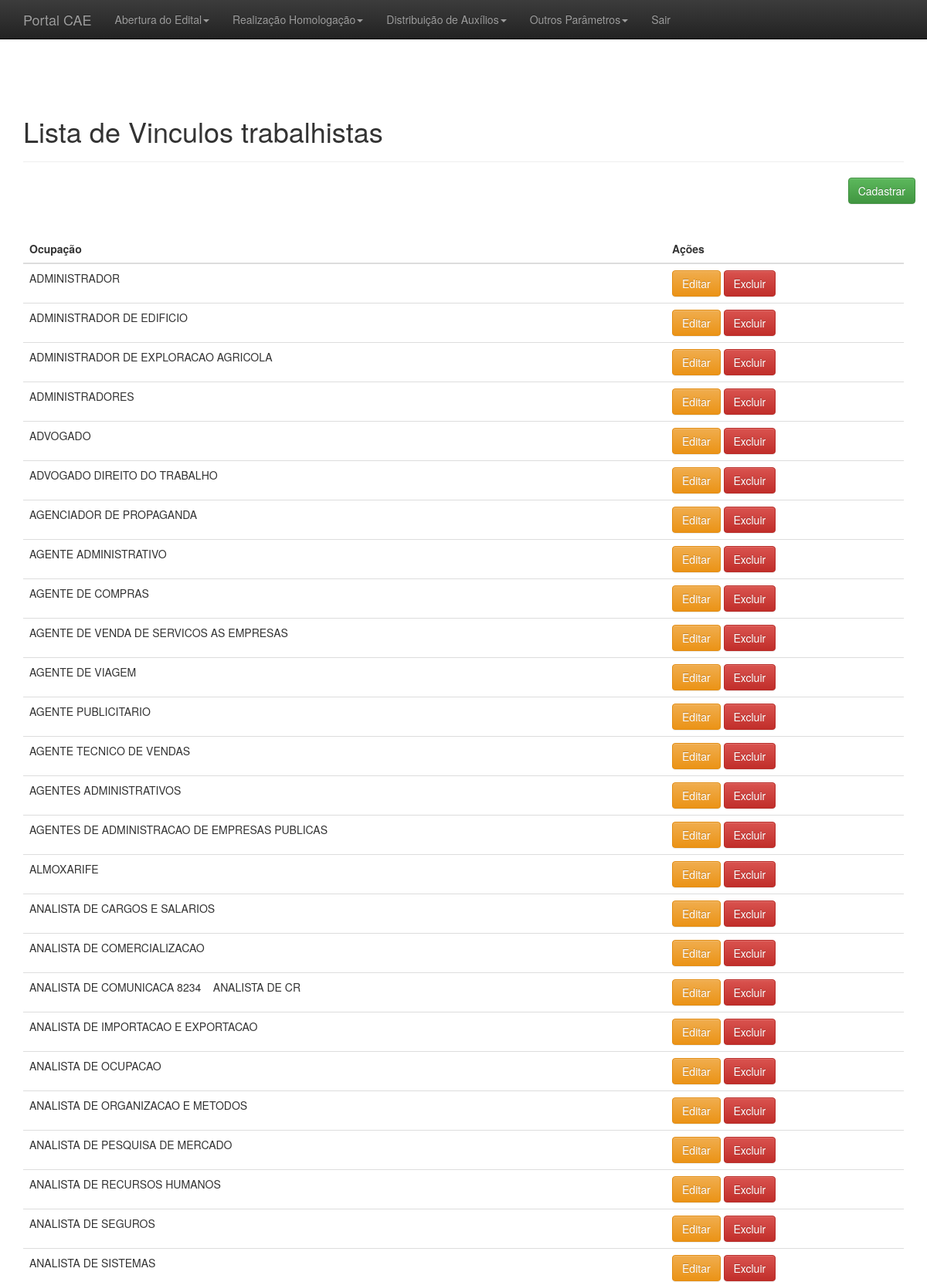
The app's page /adm/listar_vinculotrabalhista.php (upper part) with its own data.
### tables this page shows
CREATE TABLE `vinculotrabalhista` (
  `id` int(11) NOT NULL,
  `ocupacao` varchar(45) NOT NULL
);

### adm/listar_vinculotrabalhista.php (the view, shortened to what this page needs)
<?php
include_once("conexao.php");
include_once("header_adm.php");
include_once("menu_admin.php");
?>
<?php
$resultado = mysqli_query($conectar,"SELECT * FROM vinculotrabalhista");
?>
<br>
<br>
<div class="container theme-showcase" role="main">
	<div class="page-header">
		<h1>Lista de Vinculos trabalhistas</h1>
	</div>
	<div class="row espaco">
		<div class="pull-right">
			<a href='cad_vinculotrabalhista.php'><button type='button' class='btn btn-success'>Cadastrar</button></a>
		</div>
	</div>
	<br>
	<div class="row">
		<div class="col-md-12">
			<table class="table">
				<thead>
					<tr>
						<th>Ocupação</th>
						<th>Ações</th>
					</tr>
				</thead>
				<tbody>
					<?php while($linhas = mysqli_fetch_array($resultado)){
						echo "<tr>";
							echo "<td>".$linhas["ocupacao"]."</td>";?>
							<td>
								<a href="editar_vinculotrabalhista.php?id=<?php echo $linhas['id'];?>"><button type='button' class='btn btn-warning'>Editar</button></a>
								<a href="processa/proc_apagar_vinculotrabalhista.php?id=<?php echo $linhas['id'];?>"><button type='button' class='btn btn-danger'>Excluir</button></a>
							</td>
						<?php echo "</tr>";
					}?>
				</tbody>
			</table>
		</div>
    </div>
</div>
<?php
include_once("footer_adm.php");
?>

### adm/css/theme.css (style rules this page uses)
body { padding-top: 70px; padding-bottom: 30px; }
.espaco { margin-bottom:20px; }

### records on screen
vinculotrabalhista: ocupacao "ADMINISTRADOR"
vinculotrabalhista: ocupacao "ADMINISTRADOR DE EDIFICIO"
vinculotrabalhista: ocupacao "ADMINISTRADOR DE EXPLORACAO AGRICOLA"
vinculotrabalhista: ocupacao "ADMINISTRADORES"
vinculotrabalhista: ocupacao "ADVOGADO"
vinculotrabalhista: ocupacao "ADVOGADO DIREITO DO TRABALHO"
vinculotrabalhista: ocupacao "AGENCIADOR DE PROPAGANDA"
vinculotrabalhista: ocupacao "AGENTE ADMINISTRATIVO"
vinculotrabalhista: ocupacao "AGENTE DE COMPRAS"
vinculotrabalhista: ocupacao "AGENTE DE VENDA DE SERVICOS AS EMPRESAS"
vinculotrabalhista: ocupacao "AGENTE DE VIAGEM"
vinculotrabalhista: ocupacao "AGENTE PUBLICITARIO"
vinculotrabalhista: ocupacao "AGENTE TECNICO DE VENDAS"
vinculotrabalhista: ocupacao "AGENTES ADMINISTRATIVOS"
vinculotrabalhista: ocupacao "AGENTES DE ADMINISTRACAO DE EMPRESAS PUBLICAS"
vinculotrabalhista: ocupacao "ALMOXARIFE"
vinculotrabalhista: ocupacao "ANALISTA DE CARGOS E SALARIOS"
vinculotrabalhista: ocupacao "ANALISTA DE COMERCIALIZACAO"
vinculotrabalhista: ocupacao "ANALISTA DE COMUNICACA 8234 ANALISTA DE CR"
vinculotrabalhista: ocupacao "ANALISTA DE IMPORTACAO E EXPORTACAO"
vinculotrabalhista: ocupacao "ANALISTA DE OCUPACAO"
vinculotrabalhista: ocupacao "ANALISTA DE ORGANIZACAO E METODOS"
vinculotrabalhista: ocupacao "ANALISTA DE PESQUISA DE MERCADO"
vinculotrabalhista: ocupacao "ANALISTA DE RECURSOS HUMANOS"
vinculotrabalhista: ocupacao "ANALISTA DE SEGUROS"
vinculotrabalhista: ocupacao "ANALISTA DE SISTEMAS"
